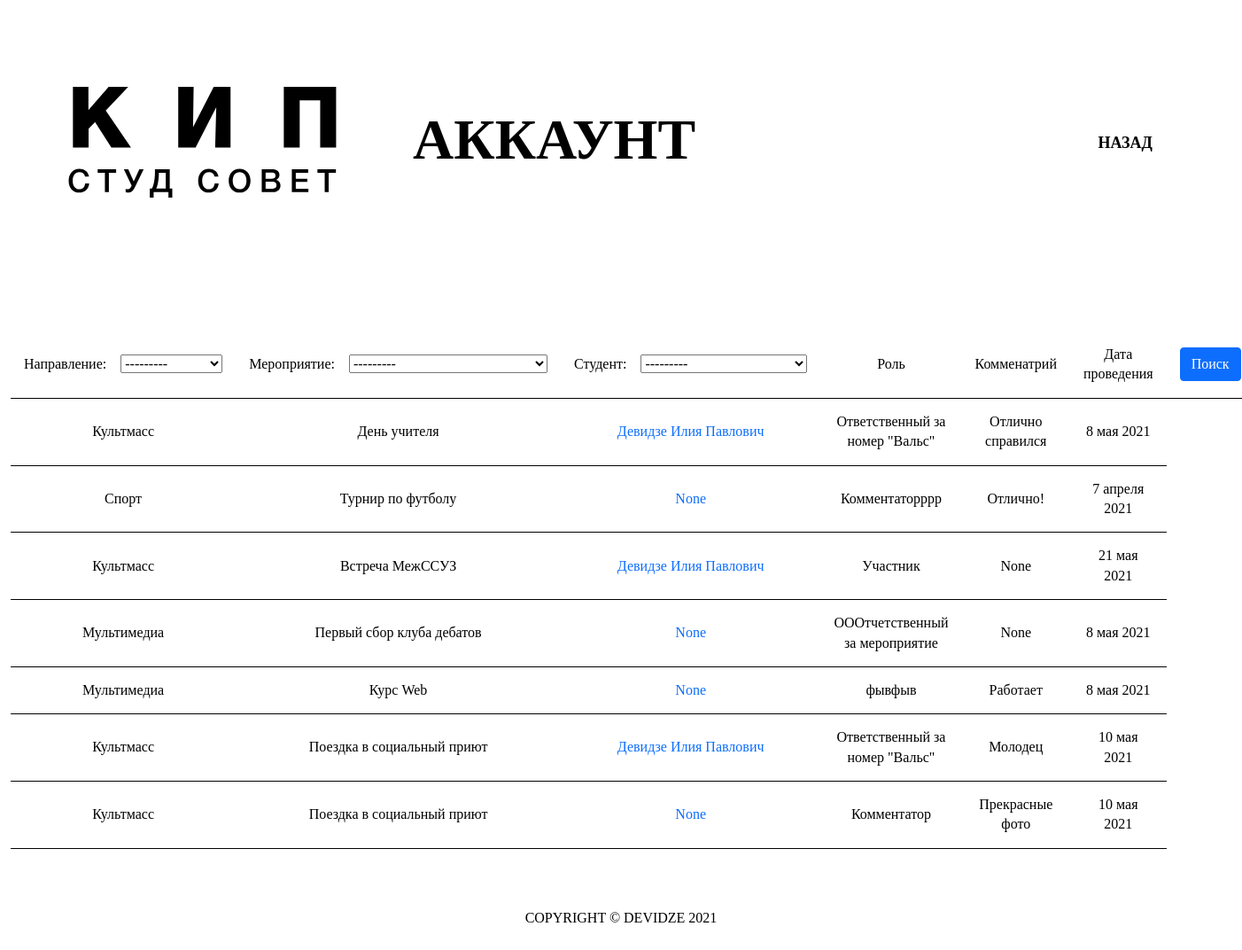
The app's page /admin_table/ (signed in), older data.
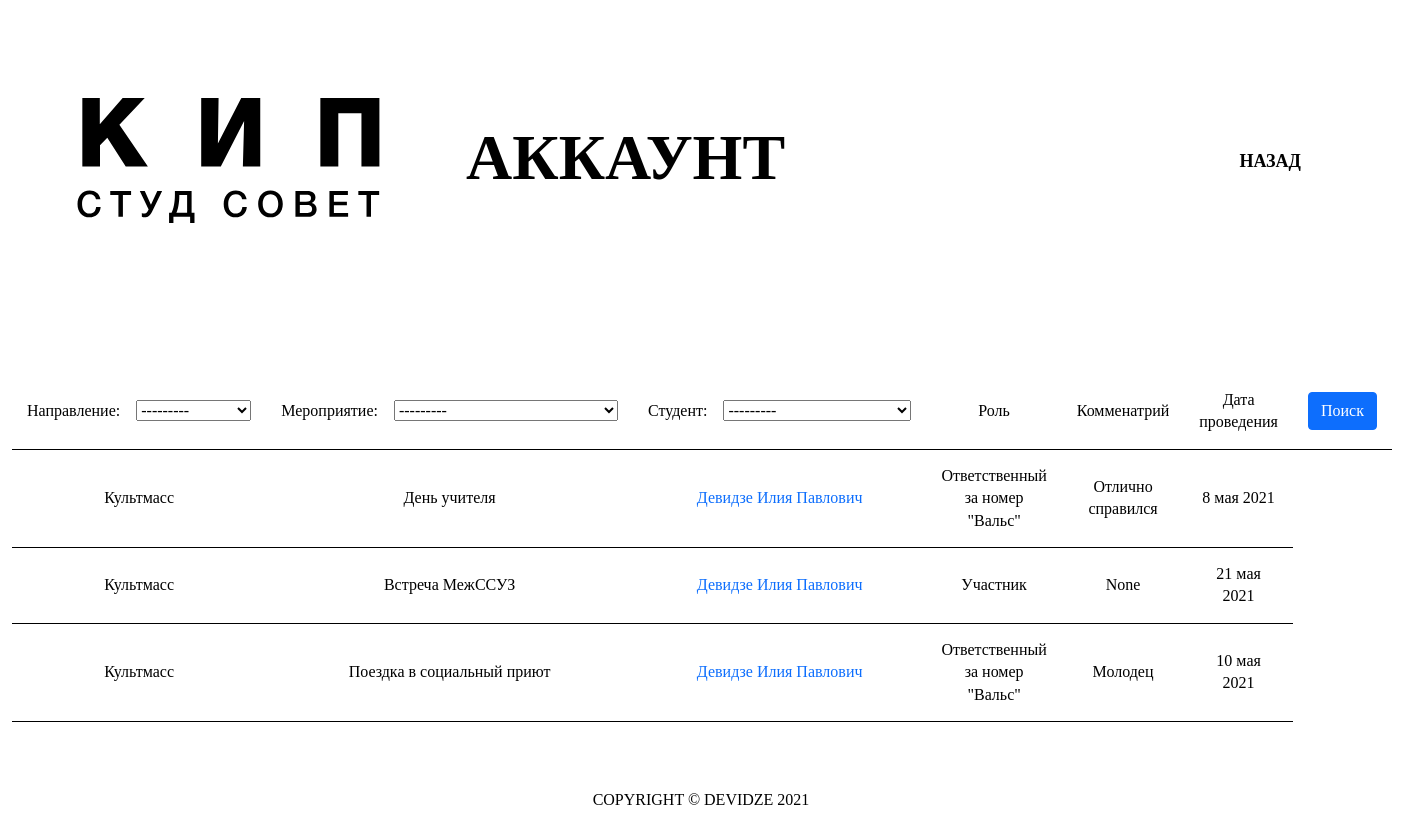
The same page, newer data.
### accounts/models.py (models this page shows, shortened)
class Event(models.Model):
    tags        = models.ForeignKey(Tag, null=True, on_delete=models.SET_NULL)
    name        = models.CharField(max_length=200, null=True)
    date        = models.DateField(null=True)
    def __str__(self):
        return self.name

class Tag(models.Model):
    name        = models.CharField(max_length=200, null=True)
    def __str__(self):
        return self.name

class Member(models.Model):
    user        = models.ForeignKey(Student, null=True, on_delete=models.SET_NULL)
    event       = models.ForeignKey(Event, null=True, on_delete=models.SET_NULL)
    role        = models.CharField(max_length=200, blank = True, null=True)
    comment     = models.CharField(max_length=200, blank = True, null=True)

class Student(models.Model):
    user        = models.OneToOneField(User, null=True, on_delete=models.CASCADE)
    group       = models.ForeignKey(Company, null=True, on_delete=models.SET_NULL)
    fio         = models.CharField(max_length=200, null=True)
    phone       = models.CharField(max_length=200, null=True)
    birthday    = models.DateField(null=True)
    profile_pic = models.ImageField(default='avatar.png', null=True, blank=True)
    vk_url      = models.CharField(max_length=200, blank=True, null=True)
    instagram_url   = models.CharField(max_length=200, blank=True, null=True)
    date_created= models.DateTimeField(auto_now_add=True, null=True)
    def __str__(self):
        return str(self.fio)

### accounts/decorators.py (the view)
    def wrapper_func(request, *args, **kwargs):
        group = None
        if request.user.groups.exists():
            group = request.user.groups.all()[0].name
        if group == 'student':
            return redirect('user-page')
        if group == 'admin':
            return view_func(request, *args, **kwargs)

### accounts/views.py (called while the page is built)
@authenticated_user
@admin_only
def adminTable(request):
    account = request.user.student
    events = Event.objects.all()
    members = Member.objects.all()
    myFilterEvent = AdminEventMemberFilter(request.GET, queryset = events)
    myFilterMember = AdminMemberFilter(request.GET, queryset = members)
    events = myFilterEvent.qs
    members = myFilterMember.qs
    context = {
        'account':account,
        'events':events, 'members':members,
        'myFilterEvent':myFilterEvent, 'myFilterMember':myFilterMember
    }
    return render(request, 'accounts/auth/admin_table.html', context)

### accounts/templates/accounts/auth/admin_table.html (shortened to what this page needs)
{% extends 'accounts/auth/main_user.html' %}
{% load static %}
{% block content %}
<div class="container-fluid header-user">
    <section class="header row">
        <nav class="navbar navbar-expand-xl navbar-light">
            <div class="container-fluid header-navs">
                <a class="navbar-brand" href="{% url 'main' %}"><img class="header-logo" src="{% static '/images/logo.svg' %}" alt="logo"></a>
                <div class="collapse navbar-collapse" id="navbarSupportedContent">
                    <h1><div class="promo-header" style="margin-left: 10vh;">Аккаунт</div></h1>
                    <ul class="navbar-nav me-auto mb-2 mb-lg-0 nav-items">
                        <li class="nav-item">
                            <a class="nav-link" href="{% url 'main_user' %}">Назад</a>
                        </li>
                    </ul>
                </div>
            </div>
        </nav>
    </section>
</div>
<table >
    <form method="get">
    <tr>
        <th>Направление:&nbsp&nbsp&nbsp&nbsp{{myFilterEvent.form.tags}}</th>
        <th>Мероприятие:&nbsp&nbsp&nbsp&nbsp{{myFilterMember.form.event}}</th>
        <th>Студент:&nbsp&nbsp&nbsp&nbsp{{myFilterMember.form.user}}</th>
        <th>Роль</th>
        <th>Комменатрий</th>
        <th>Дата проведения</th>
        <th><button class="btn btn-primary" type="submit">Поиск</button></th>
    </tr>
    {% for event in events %}
        {% for member in members %}
            {% if member.event == event %}
                <tr>
                    <td>{{event.tags}}</td>
                    <td>{{event.name}}</td>
                    {% if member.user == account %}
                        <td><a href="{% url 'main_user' %}">{{member.user}}</a></td>
                    {% else %}
                        <td><a href="{% url 'admin_lookuser' member.user %}">{{member.user}}</a></td>
                    {% endif %}
                    <td>{{member.role}}</td>
                    <td>{{member.comment}}</td>
                    <td>{{event.date}}</td>
                </tr>
            {% endif %}
        {% endfor %}
    {% endfor %}
    </form>
</table>
<br>
<br>
<br>
{% endblock content %}

Row changes from the older to the newer data that the page shows:
no longer on this page (row unchanged): Event: tags "Спорт", name "Турнир по футболу", date "7 апреля 2021"
removed Member: user "None", role "Комментаторррр", comment "Отлично!"
no longer on this page (row unchanged): Event: tags "Мультимедиа", name "Первый сбор клуба дебатов", date "8 мая 2021"
removed Member: user "None", role "ОООтчетственный за мероприятие", comment "None"
no longer on this page (row unchanged): Event: tags "Мультимедиа", name "Курс Web", date "8 мая 2021"
removed Member: user "None", role "фывфыв", comment "Работает"
removed Member: {{ event.tags }} "Культмасс", {{ event.name }} "Поездка в социальный приют", user "None", role "Комментатор", comment "Прекрасные фото", {{ event.date }} "10 мая 2021", shown under Event "Поездка в социальный приют"
